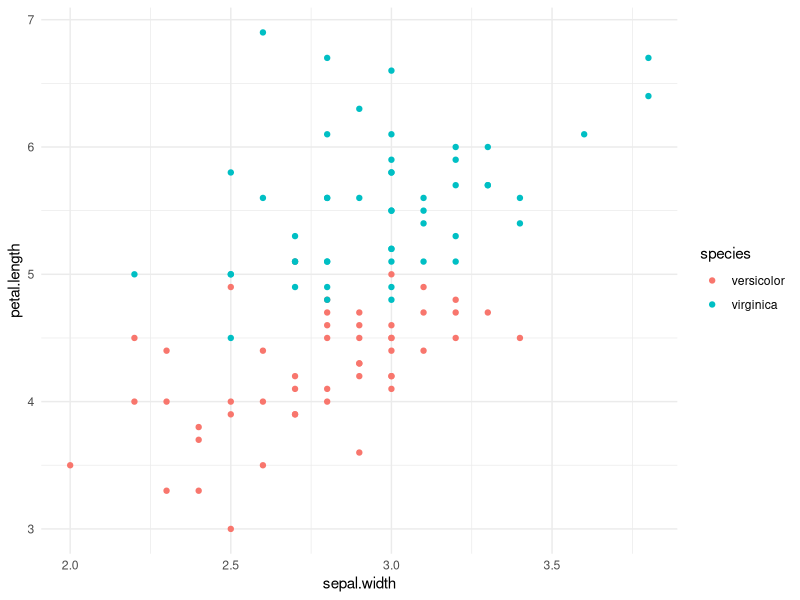

The R script that drew this image:
## ---- chunk 1
knitr::opts_chunk$set(echo = TRUE, comment = " ")
## ---- chunk 2

library(dplyr)
library(ggplot2)
library(broom)

## ---- chunk 3

data("iris")

iris_sub <- iris %>%
  rename_all(tolower) %>%
  dplyr::filter(species != "setosa", sepal.length > 2)


## ---- chunk 4

iris_sub %>%
  group_by(species) %>%
  summarize(N = n(),
            mean_slen = mean(sepal.length),
            median_slen = median(sepal.length),
            sd_slen = sd(sepal.length))

## ---- chunk 5

ggplot(aes(sepal.width, petal.length, color = species), data = iris_sub) + 
  geom_point() + 
  theme_minimal()

## ---- chunk 6
lm1 <- lm(petal.length ~ sepal.width + sepal.length, data = iris_sub)
## ---- chunk 7
tidy(lm1)
glance(lm1)
